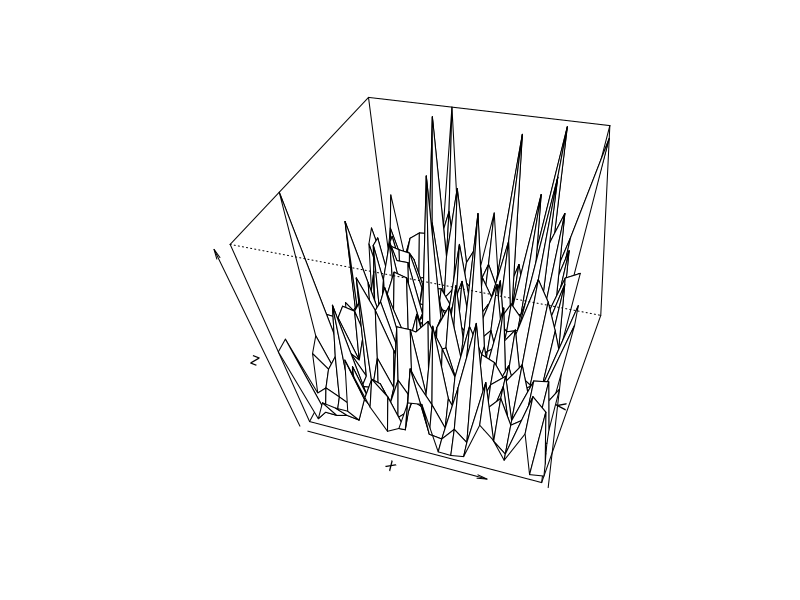

Reproduce this figure in R.
z <- matrix(c(503,
510,
63,
283,
336,
1000,
353,
70,
46,
260,
16,
190,
506,
20,
100,
356,
416,
35,
26,
10,
50,
13,
126,
190,
33,
265,
346,
363,
260,
183,
700,
63,
20,
253,
33,
13,
130,
10,
346,
515,
203,
10,
76,
300,
30,
183,
60,
346,
346,
50,
366,
20,
500,
500,
65,
370,
383,
110,
113,
30,
186,
35,
20,
625,
20,
26,
275,
25,
193,
23,
15,
356,
30,
50,
30,
353,
45,
255,
300,
123,
186,
20,
343,
10,
30,
673,
40,
20,
186,
353,
26,
583,
433,
130,
106,
343,
255,
70,
346,
25,
550,
213,
30,
60,
275,
513,
506,
533,
343,
520,
26,
76,
433,
110,
33,
113,
20,
96,
353,
500,
265,
376,
265,
35,
73,
275,
183,
70,
116,
500,
100,
103,
100,
106,
343,
120,
510,
1000,
300,
265,
100,
275,
23,
233,
510,
60,
176,
30,
346,
176,
200,
213,
515,
176,
40,
135,
10,
265,
510,
1000,
150,
40,
100,
100,
510,
433,
90,
83,
20,
1000,
36,
50,
106,
60,
26,
15,
100,
683,
36,
45,
366,
503,
333,
56,
0,
513,
93,
353,
346,
20,
40,
216,
76,
150,
500,
75,
175,
250,
46,
130,
380,
55,
200,
625,
30,
360,
300,
500,
106,
510,
210,
433,
133,
100,
175,
186,
110,
380,
23,
126,
33,
40,
35,
183,
10,
183,
45,
175,
26,
20,
133,
103,
233,
70,
40,
266,
186,
30,
216,
505,
30,
150,
370,
30,
216,
533,
1000,
100,
100,
183,
256,
100,
40,
200,
20,
145,
36,
46,
65,
63,
50,
65,
750,
265,
33,
380,
363,
55,
193,
275,
506,
190,
426,
106,
33,
520,
1000,
25,
33,
30,
333,
525,
255,
0,
270,
346,
35,
550,
256,
43,
140,
30,
30,
30,
180,
40,
15,
300,
135,
16,
250,
133,
363,
360,
350,
233,
270,
25,
375,
265,
40,
63,
35,
56,
100,
60,
750,
75,
35,
206,
110,
50,
190,
40,
35,
370,
75,
15,
65,
625,
173,
1000,
40,
43,
516,
363,
30,
360,
1000,
90,
350,
505,
270,
140,
360,
150,
70,
80,
10,
516,
250,
40,
170,
180,
750,
126,
110,
133,
186,
40,
43,
430,
176,
20,
376,
70,
170,
33,
20,
356,
30,
525,
510,
75,
176,
525,
40,
516,
353,
190,
63,
53,
30,
15,
30,
266,
46,
533,
583,
176,
206,
30,
550,
500,
380,
10,
36,
1000,
15,
10),nrow=20.0,ncol=20.0, byrow=TRUE,dimnames = NULL)
x <- seq(0,19.0,by=1)
y <- seq(0,19.0,by=1)
persp(x,y,z,theta=15,phi=45)
